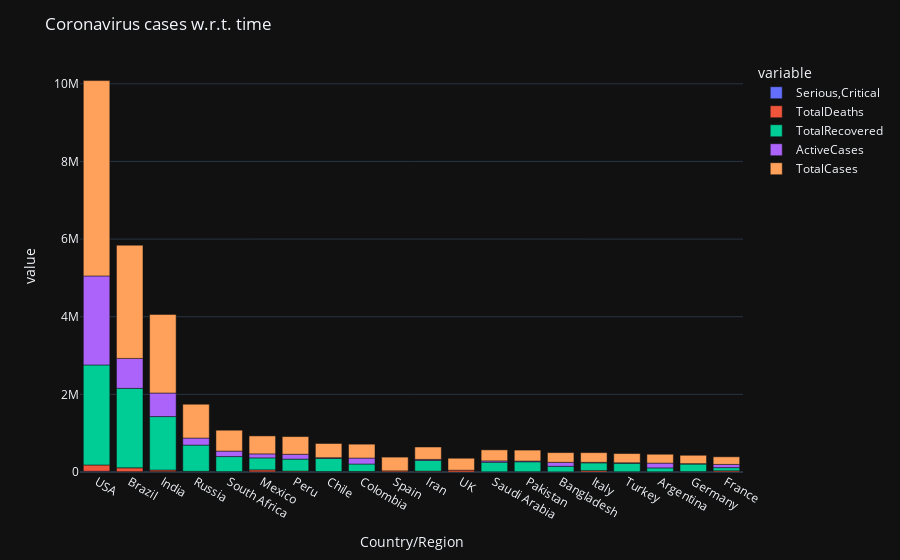

Notebook cell for this chart:
### Code cell
fig.update_layout({'title':"Coronavirus cases w.r.t. time"})
fig.show()

### Figure 1 — Plotly figure (JSON) as saved in the notebook; plotly's stock layout.template omitted (floating-point values rounded to 4 significant figures)
{"data": [{"alignmentgroup": "True", "hovertemplate": "variable=Serious,Critical<br>Country/Region=%{x}<br>value=%{y}<extra></extra>", "legendgroup": "Serious,Critical", "marker": {"color": "#636efa"}, "name": "Serious,Critical", "offsetgroup": "Serious,Critical", "orientation": "v", "showlegend": true, "textposition": "auto", "type": "bar", "x": ["USA", "Brazil", "India", "Russia", "South Africa", "Mexico", "Peru", "Chile", "Colombia", "Spain", "Iran", "UK", "Saudi Arabia", "Pakistan", "Bangladesh", "Italy", "Turkey", "Argentina", "Germany", "France"], "xaxis": "x", "y": [18296, 8318, 8944, 2300, 539, 3987, 1426, 1358, 1493, 617, 4156, 73, 1915, 809, null, 42, 580, 1150, 236, 384], "yaxis": "y"}, {"alignmentgroup": "True", "hovertemplate": "variable=TotalDeaths<br>Country/Region=%{x}<br>value=%{y}<extra></extra>", "legendgroup": "TotalDeaths", "marker": {"color": "#EF553B"}, "name": "TotalDeaths", "offsetgroup": "TotalDeaths", "orientation": "v", "showlegend": true, "textposition": "auto", "type": "bar", "x": ["USA", "Brazil", "India", "Russia", "South Africa", "Mexico", "Peru", "Chile", "Colombia", "Spain", "Iran", "UK", "Saudi Arabia", "Pakistan", "Bangladesh", "Italy", "Turkey", "Argentina", "Germany", "France"], "xaxis": "x", "y": [162804, 98644, 41638, 14606, 9604, 50517, 20424, 9889, 11939, 28500, 17976, 46413, 3055, 6035, 3306, 35187, 5798, 4251, 9252, 30312], "yaxis": "y"}, {"alignmentgroup": "True", "hovertemplate": "variable=TotalRecovered<br>Country/Region=%{x}<br>value=%{y}<extra></extra>", "legendgroup": "TotalRecovered", "marker": {"color": "#00cc96"}, "name": "TotalRecovered", "offsetgroup": "TotalRecovered", "orientation": "v", "showlegend": true, "textposition": "auto", "type": "bar", "x": ["USA", "Brazil", "India", "Russia", "South Africa", "Mexico", "Peru", "Chile", "Colombia", "Spain", "Iran", "UK", "Saudi Arabia", "Pakistan", "Bangladesh", "Italy", "Turkey", "Argentina", "Germany", "France"], "xaxis": "x", "y": [2576668, 2047660, 1377384, 676357, 387316, 308848, 310337, 340168, 192355, null, 277463, null, 247089, 256058, 143824, 201323, 220546, 99852, 196200, 82460], "yaxis": "y"}, {"alignmentgroup": "True", "hovertemplate": "variable=ActiveCases<br>Country/Region=%{x}<br>value=%{y}<extra></extra>", "legendgroup": "ActiveCases", "marker": {"color": "#ab63fa"}, "name": "ActiveCases", "offsetgroup": "ActiveCases", "orientation": "v", "showlegend": true, "textposition": "auto", "type": "bar", "x": ["USA", "Brazil", "India", "Russia", "South Africa", "Mexico", "Peru", "Chile", "Colombia", "Spain", "Iran", "UK", "Saudi Arabia", "Pakistan", "Bangladesh", "Italy", "Turkey", "Argentina", "Germany", "France"], "xaxis": "x", "y": [2292707, 771258, 606387, 180931, 141264, 103325, 124648, 16614, 153416, null, 24678, null, 34082, 19770, 102521, 12694, 10921, 124092, 9758, 82861], "yaxis": "y"}, {"alignmentgroup": "True", "hovertemplate": "variable=TotalCases<br>Country/Region=%{x}<br>value=%{y}<extra></extra>", "legendgroup": "TotalCases", "marker": {"color": "#FFA15A"}, "name": "TotalCases", "offsetgroup": "TotalCases", "orientation": "v", "showlegend": true, "textposition": "auto", "type": "bar", "x": ["USA", "Brazil", "India", "Russia", "South Africa", "Mexico", "Peru", "Chile", "Colombia", "Spain", "Iran", "UK", "Saudi Arabia", "Pakistan", "Bangladesh", "Italy", "Turkey", "Argentina", "Germany", "France"], "xaxis": "x", "y": [5032179, 2917562, 2025409, 871894, 538184, 462690, 455409, 366671, 357710, 354530, 320117, 308134, 284226, 281863, 249651, 249204, 237265, 228195, 215210, 195633], "yaxis": "y"}], "layout": {"barmode": "relative", "legend": {"title": {"text": "variable"}, "tracegroupgap": 0}, "margin": {"t": 60}, "title": {"text": "Coronavirus cases w.r.t. time"}, "xaxis": {"anchor": "y", "domain": [0, 1], "title": {"text": "Country/Region"}}, "yaxis": {"anchor": "x", "domain": [0, 1], "title": {"text": "value"}}}}
